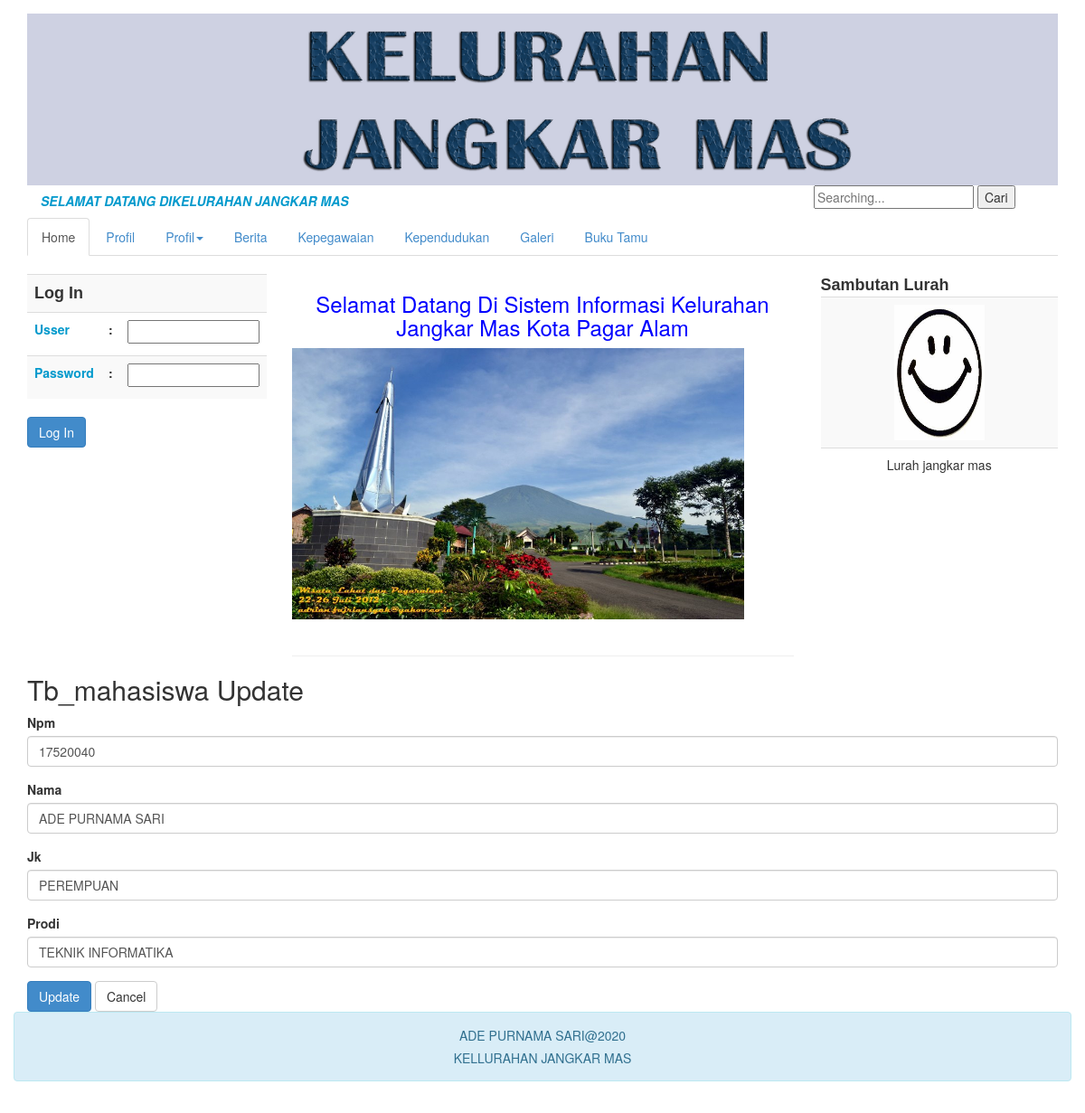
The page /index.php/mhs/update/1 on the database its author committed.
### tables this page shows
CREATE TABLE IF NOT EXISTS `tb_mahasiswa` (
  `id` int(5) NOT NULL AUTO_INCREMENT,
  `npm` varchar(9) NOT NULL,
  `nama` varchar(25) NOT NULL,
  `jk` varchar(9) NOT NULL,
  `prodi` varchar(20) NOT NULL,
  PRIMARY KEY (`id`)
);

### application/controllers/Mhs.php (called while the page is built, shortened)
<?php
class Mhs extends CI_Controller
{
    function __construct()
    {
        $this->load->model('M_mhs');
        $this->load->library('form_validation');
    }
    public function update($id)
    {
        $row = $this->M_mhs->get_by_id($id);
        if ($row) {
            $data = array(
                'button' => 'Update',
                'action' => site_url('mhs/update_action'),
		'id' => set_value('id', $row->id),
		'npm' => set_value('npm', $row->npm),
		'nama' => set_value('nama', $row->nama),
		'jk' => set_value('jk', $row->jk),
		'prodi' => set_value('prodi', $row->prodi),
	    );
             $this->load->view('tugas/artikel');
        $this->load->view('mhs/tb_mahasiswa_form', $data);
         $this->load->view('tugas/footer');
        } else {
            $this->session->set_flashdata('message', 'Record Not Found');
            redirect(site_url('mhs'));
        }
    }
}

### index.php (called while the page is built, shortened)
<?php
require_once BASEPATH.'core/CodeIgniter.php';

### application/models/M_mhs.php (called while the page is built, shortened)
<?php
class M_mhs extends CI_Model
{
    public $table = 'tb_mahasiswa';
    public $id = 'id';
    function get_by_id($id)
    {
        $this->db->where($this->id, $id);
        return $this->db->get($this->table)->row();
    }
}

### application/views/mhs/tb_mahasiswa_form.php (the view, shortened to what this page needs)
<!doctype html>
<html>
    <head>
        <link rel="stylesheet" href="<?php echo base_url('assets/bootstrap/css/bootstrap.min.css') ?>"/>
    </head>
    <body>
        <h2 style="margin-top:0px">Tb_mahasiswa <?php echo $button ?></h2>
        <form action="<?php echo $action; ?>" method="post">
	    <div class="form-group">
            <label for="varchar">Npm <?php echo form_error('npm') ?></label>
            <input type="text" class="form-control" name="npm" id="npm" placeholder="Npm" value="<?php echo $npm; ?>" />
        </div>
	    <div class="form-group">
            <label for="varchar">Nama <?php echo form_error('nama') ?></label>
            <input type="text" class="form-control" name="nama" id="nama" placeholder="Nama" value="<?php echo $nama; ?>" />
        </div>
	    <div class="form-group">
            <label for="varchar">Jk <?php echo form_error('jk') ?></label>
            <input type="text" class="form-control" name="jk" id="jk" placeholder="Jk" value="<?php echo $jk; ?>" />
        </div>
	    <div class="form-group">
            <label for="varchar">Prodi <?php echo form_error('prodi') ?></label>
            <input type="text" class="form-control" name="prodi" id="prodi" placeholder="Prodi" value="<?php echo $prodi; ?>" />
        </div>
	    <button type="submit" class="btn btn-primary"><?php echo $button ?></button>
	    <a href="<?php echo site_url('mhs') ?>" class="btn btn-default">Cancel</a>
	</form>
    </body>
</html>

### application/views/mhs/tb_mahasiswa_form.php (style rules this page uses)
body { padding: 15px; }

### rows shown on the page
tb_mahasiswa: npm "17520040", nama "ADE PURNAMA SARI", jk "PEREMPUAN", prodi "TEKNIK INFORMATIKA"

### other values the page prints
$button "Update"
